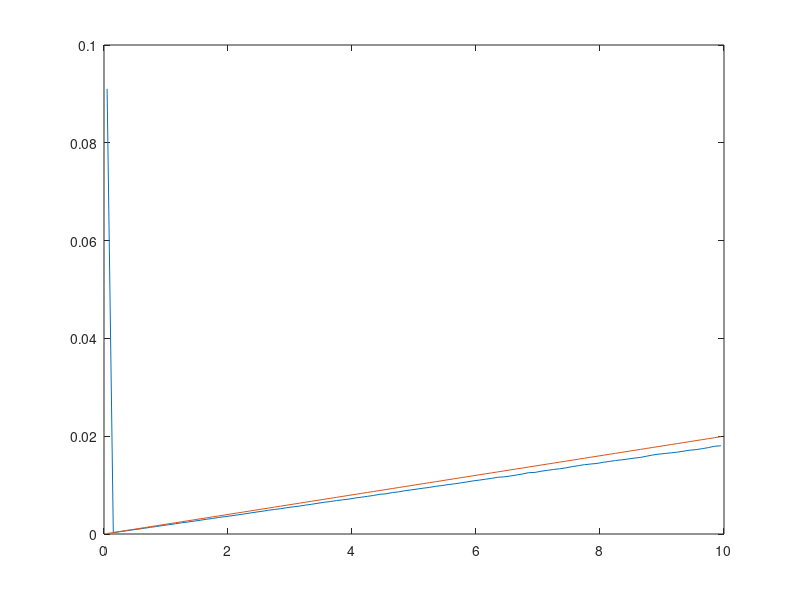

This chart was generated by the following MATLAB code:
N = 1e7;
e0 = 10;
ec = 0.01;
ss = 1;
sa = 0.1;
st = ss + sa;
sr = rand(N,1)*st;
fa = sr<sa;
eps = rand(N,1);
eps = sqrt(eps);

e1 = e0*eps;
e1(fa > 0) = 0;
% e1 = max(e1, ec);
de = e0-e1;
de = mean(de);
[eh, ev] = hist(e1,100);
pe = eh/N;
pes = 1/ss*2*ev/e0^2/10;
plot(ev, pe, ev, pes);